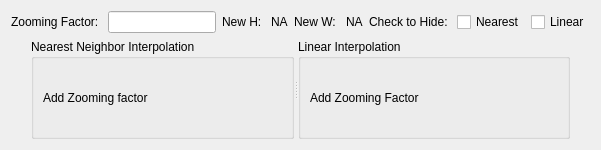
      <widget class="QWidget" name="tab_zooming">
       <attribute name="title">
        <string>Zooming</string>
       </attribute>
       <layout class="QGridLayout" name="gridLayout_16">
        <item row="0" column="0">
         <layout class="QGridLayout" name="gridLayout_6">
          <item row="0" column="0">
           <layout class="QHBoxLayout" name="horizontalLayout_2">
            <item>
             <widget class="QLabel" name="Zooming_Factor_label">
              <property name="text">
               <string>Zooming Factor: </string>
              </property>
             </widget>
            </item>
            <item>
             <widget class="QLineEdit" name="lineEdit"/>
            </item>
            <item>
             <widget class="QLabel" name="H_label">
              <property name="text">
               <string>New H: </string>
              </property>
             </widget>
            </item>
            <item>
             <widget class="QLabel" name="H_display_label">
              <property name="text">
               <string>NA</string>
              </property>
             </widget>
            </item>
            <item>
             <widget class="QLabel" name="label">
              <property name="text">
               <string>New W: </string>
              </property>
             </widget>
            </item>
            <item>
             <widget class="QLabel" name="W_display_label">
              <property name="text">
               <string>NA</string>
              </property>
             </widget>
            </item>
            <item>
             <widget class="QLabel" name="CheckToHide_label">
              <property name="text">
               <string>Check to Hide: </string>
              </property>
             </widget>
            </item>
            <item>
             <widget class="QCheckBox" name="checkBox_nearest">
              <property name="text">
               <string>Nearest</string>
              </property>
             </widget>
            </item>
            <item>
             <widget class="QCheckBox" name="checkBox_linear">
              <property name="maximumSize">
               <size>
                <width>2000</width>
                <height>200</height>
               </size>
              </property>
              <property name="text">
               <string>Linear</string>
              </property>
             </widget>
            </item>
           </layout>
          </item>
          <item row="1" column="0">
           <layout class="QHBoxLayout" name="horizontalLayout_3">
            <item>
             <spacer name="verticalSpacer">
              <property name="orientation">
               <enum>Qt::Vertical</enum>
              </property>
              <property name="sizeType">
               <enum>QSizePolicy::Expanding</enum>
              </property>
              <property name="sizeHint" stdset="0">
               <size>
                <width>20</width>
                <height>100</height>
               </size>
              </property>
             </spacer>
            </item>
            <item>
             <widget class="QSplitter" name="splitter">
              <property name="orientation">
               <enum>Qt::Horizontal</enum>
              </property>
              <widget class="QGroupBox" name="groupBox_6">
               <property name="title">
                <string>Nearest Neighbor Interpolation</string>
               </property>
               <layout class="QGridLayout" name="gridLayout_7">
                <item row="0" column="0">
                 <widget class="QLabel" name="Nearest_ImageDisplay">
                  <property name="maximumSize">
                   <size>
                    <width>1200</width>
                    <height>800</height>
                   </size>
                  </property>
                  <property name="text">
                   <string>Add Zooming factor</string>
                  </property>
                 </widget>
                </item>
               </layout>
              </widget>
              <widget class="QGroupBox" name="groupBox_7">
               <property name="title">
                <string>Linear Interpolation</string>
               </property>
               <layout class="QGridLayout" name="gridLayout_8">
                <item row="0" column="0">
                 <widget class="QLabel" name="Linear_ImageDisplay">
                  <property name="maximumSize">
                   <size>
                    <width>1200</width>
                    <height>800</height>
                   </size>
                  </property>
                  <property name="text">
                   <string>Add Zooming Factor</string>
                  </property>
                 </widget>
                </item>
               </layout>
              </widget>
             </widget>
            </item>
            <item>
             <spacer name="verticalSpacer_2">
              <property name="orientation">
               <enum>Qt::Vertical</enum>
              </property>
              <property name="sizeType">
               <enum>QSizePolicy::Expanding</enum>
              </property>
              <property name="sizeHint" stdset="0">
               <size>
                <width>20</width>
                <height>100</height>
               </size>
              </property>
             </spacer>
            </item>
           </layout>
          </item>
         </layout>
        </item>
       </layout>
      </widget>
